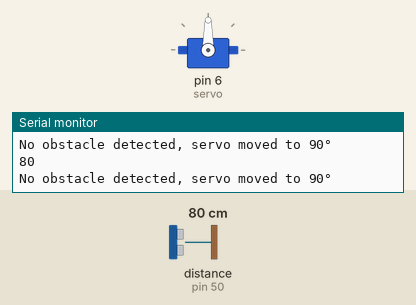
Recording of a sketch running on a simulated Arduino Mega 2560, built with avr-gcc and run on an emulated ATmega2560. Parts: servo, the last lines printed to the serial monitor. Inputs (shaded band) come from the test bench; at power-on: distance to the obstacle (sensor on pin 50) 80 cm. The echo pulse lasts 58.3 µs per cm.

Above: at 1.3 s.
1.4 s: distance to the obstacle (sensor on pin 50) set to 5 cm
2.9 s: distance to the obstacle (sensor on pin 50) set to 2 cm
At 3.3 s:
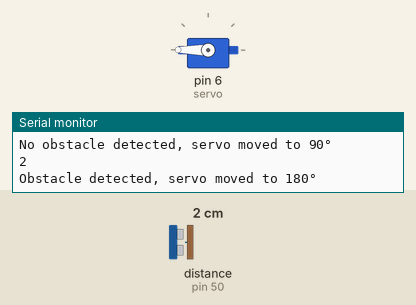
4.5 s: distance to the obstacle (sensor on pin 50) set to 4 cm
At 5.7 s:
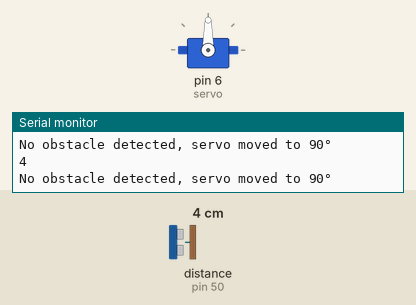
Timing chart, 0 to 7.5 s (numbered marks = the images above; inputs shaded):
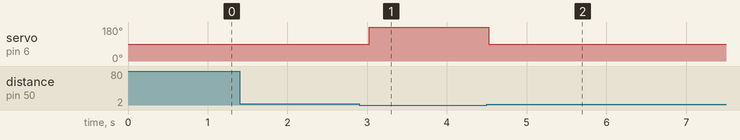

The sketch:

servo_sona.ino
```cpp
#include <HCSR04.h>
#include <Servo.h>
Servo servo;
HCSR04 frontSonar(51, 50);

float previousTime_sona = 0.0;
float sampling_rate_sona = 500;

const int obstacleThreshold = 4;
const int frontTrigPin = 51;
const int frontEchoPin = 50;

void setup() {
  servo.attach(6);
  Serial.begin(9600);
  pinMode(frontTrigPin, OUTPUT);
  pinMode(frontEchoPin, INPUT);
}
float get_front_distance() {
  float distance = frontSonar.dist();
  if (distance == 0.0) {
    distance = 200.0;
  }
  else if (distance <= 5.0) {
    distance == 5.0;
  }
  return distance;
}


void loop() {
  long distanceFront = get_front_distance();
  Serial.println(distanceFront);

  if (distanceFront == 200) { //Dm edge case
    servo.write(180);
    Serial.println("Obstacle detected at distance 0, servo moved to 180°");
  }
  else if (distanceFront < obstacleThreshold) {
    servo.write(180);
    Serial.println("Obstacle detected, servo moved to 180°");
  }
  else {
    servo.write(90);
    Serial.println("No obstacle detected, servo moved to 90°");
  }

  delay(500);
}
```

Measured:
- the behaviour switches between 4 and 3 cm on distance to the obstacle (sensor on pin 50) (found by bisection; images 0 and 1)
- after the input at 2.9 s, servo on pin 6 (servo): 90° → 180° after 0.12 s
- after the input at 4.5 s, servo on pin 6 (servo): 180° → 90° at once
